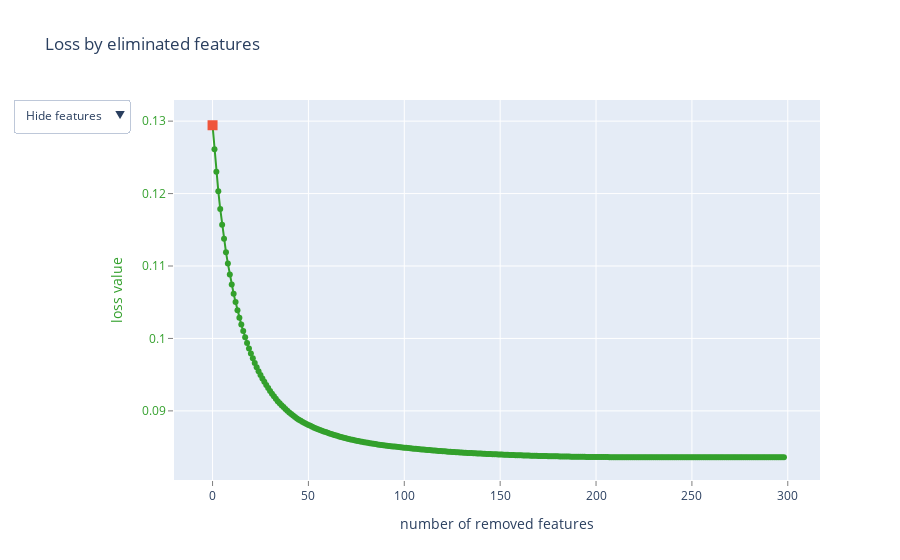
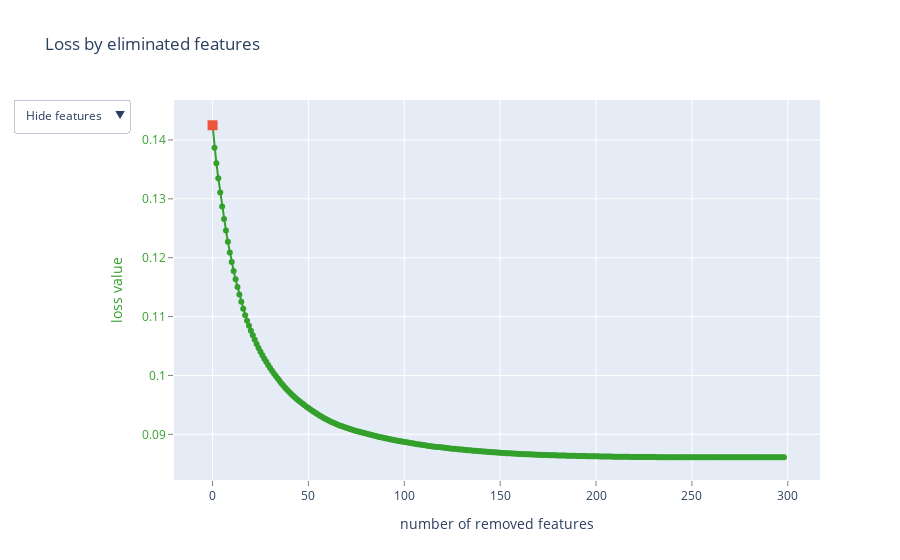
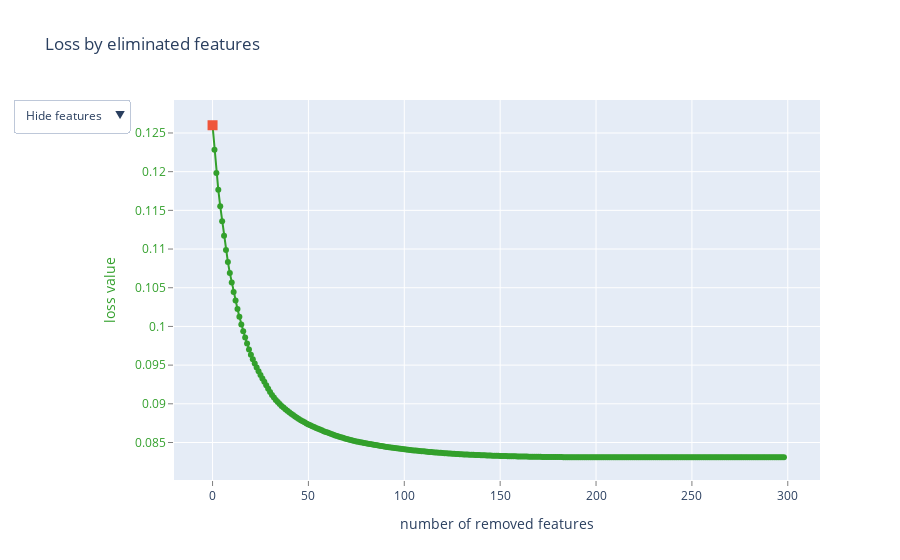

Notebook code cell kept with these figures, in order:
### Code cell
good_features = btscv_feature_selection(train_df, n_splits=3, train_size=5, test_size=3)

### Figure 1 — Plotly figure (JSON) as saved in the notebook; plotly's stock layout.template omitted (floating-point values rounded to 4 significant figures; data arrays with more than 128 entries replaced by an {"elided": "..."} marker saying what was removed)
{"data": [{"line": {"color": "rgb(51,160,44)"}, "mode": "lines+markers", "name": "", "text": {"elided": "299 str values"}, "type": "scatter", "x": {"elided": "299 int values"}, "y": {"elided": "299 float values"}}, {"marker": {"size": 10, "symbol": "square"}, "mode": "markers", "name": "", "text": [""], "type": "scatter", "x": [0], "y": [0.1294]}, {"mode": "text", "name": "", "text": {"elided": "299 str values"}, "textfont": {"color": "rgb(51,160,44)", "family": "sans serif", "size": 18}, "textposition": "bottom center", "type": "scatter", "visible": false, "x": {"elided": "299 int values"}, "y": {"elided": "299 float values"}}, {"mode": "text", "name": "", "text": {"elided": "299 str values"}, "textfont": {"color": "rgb(51,160,44)", "family": "sans serif", "size": 18}, "textposition": "bottom center", "type": "scatter", "visible": false, "x": {"elided": "299 int values"}, "y": {"elided": "299 float values"}}], "layout": {"autosize": true, "showlegend": false, "title": {"text": "Loss by eliminated features"}, "updatemenus": [{"active": 0, "buttons": [{"args": [{"visible": [true, true, false, false]}], "label": "Hide features", "method": "update"}, {"args": [{"visible": [true, true, true, false]}], "label": "Show indices", "method": "update"}, {"args": [{"visible": [true, true, false, true]}], "label": "Show names", "method": "update"}], "pad": {"r": 10, "t": 10}, "showactive": true, "x": -0.25, "xanchor": "left", "y": 1.03, "yanchor": "top"}], "xaxis": {"autorange": true, "gridcolor": "rgb(255,255,255)", "range": [-19.43, 316.4], "showgrid": true, "showline": false, "showticklabels": true, "tickcolor": "rgb(127,127,127)", "ticks": "outside", "title": {"text": "number of removed features"}, "type": "linear", "zeroline": false}, "yaxis": {"autorange": true, "gridcolor": "rgb(255,255,255)", "range": [0.07976, 0.134], "showgrid": true, "showline": false, "showticklabels": true, "tickcolor": "rgb(127,127,127)", "tickfont": {"color": "rgb(51,160,44)"}, "ticks": "outside", "title": {"font": {"color": "rgb(51,160,44)"}, "text": "loss value"}, "type": "linear", "zeroline": false}}}

### Figure 2 — Plotly figure (JSON) as saved in the notebook; plotly's stock layout.template omitted (floating-point values rounded to 4 significant figures; data arrays with more than 128 entries replaced by an {"elided": "..."} marker saying what was removed)
{"data": [{"line": {"color": "rgb(51,160,44)"}, "mode": "lines+markers", "name": "", "text": {"elided": "299 str values"}, "type": "scatter", "x": {"elided": "299 int values"}, "y": {"elided": "299 float values"}}, {"marker": {"size": 10, "symbol": "square"}, "mode": "markers", "name": "", "text": [""], "type": "scatter", "x": [0], "y": [0.1425]}, {"mode": "text", "name": "", "text": {"elided": "299 str values"}, "textfont": {"color": "rgb(51,160,44)", "family": "sans serif", "size": 18}, "textposition": "bottom center", "type": "scatter", "visible": false, "x": {"elided": "299 int values"}, "y": {"elided": "299 float values"}}, {"mode": "text", "name": "", "text": {"elided": "299 str values"}, "textfont": {"color": "rgb(51,160,44)", "family": "sans serif", "size": 18}, "textposition": "bottom center", "type": "scatter", "visible": false, "x": {"elided": "299 int values"}, "y": {"elided": "299 float values"}}], "layout": {"autosize": true, "showlegend": false, "title": {"text": "Loss by eliminated features"}, "updatemenus": [{"active": 0, "buttons": [{"args": [{"visible": [true, true, false, false]}], "label": "Hide features", "method": "update"}, {"args": [{"visible": [true, true, true, false]}], "label": "Show indices", "method": "update"}, {"args": [{"visible": [true, true, false, true]}], "label": "Show names", "method": "update"}], "pad": {"r": 10, "t": 10}, "showactive": true, "x": -0.25, "xanchor": "left", "y": 1.03, "yanchor": "top"}], "xaxis": {"autorange": true, "gridcolor": "rgb(255,255,255)", "range": [-19.43, 316.4], "showgrid": true, "showline": false, "showticklabels": true, "tickcolor": "rgb(127,127,127)", "ticks": "outside", "title": {"text": "number of removed features"}, "type": "linear", "zeroline": false}, "yaxis": {"autorange": true, "gridcolor": "rgb(255,255,255)", "range": [0.08138, 0.1482], "showgrid": true, "showline": false, "showticklabels": true, "tickcolor": "rgb(127,127,127)", "tickfont": {"color": "rgb(51,160,44)"}, "ticks": "outside", "title": {"font": {"color": "rgb(51,160,44)"}, "text": "loss value"}, "type": "linear", "zeroline": false}}}

### Figure 3 — Plotly figure (JSON) as saved in the notebook; plotly's stock layout.template omitted (floating-point values rounded to 4 significant figures; data arrays with more than 128 entries replaced by an {"elided": "..."} marker saying what was removed)
{"data": [{"line": {"color": "rgb(51,160,44)"}, "mode": "lines+markers", "name": "", "text": {"elided": "299 str values"}, "type": "scatter", "x": {"elided": "299 int values"}, "y": {"elided": "299 float values"}}, {"marker": {"size": 10, "symbol": "square"}, "mode": "markers", "name": "", "text": [""], "type": "scatter", "x": [0], "y": [0.126]}, {"mode": "text", "name": "", "text": {"elided": "299 str values"}, "textfont": {"color": "rgb(51,160,44)", "family": "sans serif", "size": 18}, "textposition": "bottom center", "type": "scatter", "visible": false, "x": {"elided": "299 int values"}, "y": {"elided": "299 float values"}}, {"mode": "text", "name": "", "text": {"elided": "299 str values"}, "textfont": {"color": "rgb(51,160,44)", "family": "sans serif", "size": 18}, "textposition": "bottom center", "type": "scatter", "visible": false, "x": {"elided": "299 int values"}, "y": {"elided": "299 float values"}}], "layout": {"autosize": true, "showlegend": false, "title": {"text": "Loss by eliminated features"}, "updatemenus": [{"active": 0, "buttons": [{"args": [{"visible": [true, true, false, false]}], "label": "Hide features", "method": "update"}, {"args": [{"visible": [true, true, true, false]}], "label": "Show indices", "method": "update"}, {"args": [{"visible": [true, true, false, true]}], "label": "Show names", "method": "update"}], "pad": {"r": 10, "t": 10}, "showactive": true, "x": -0.25, "xanchor": "left", "y": 1.03, "yanchor": "top"}], "xaxis": {"autorange": true, "gridcolor": "rgb(255,255,255)", "range": [-19.43, 316.4], "showgrid": true, "showline": false, "showticklabels": true, "tickcolor": "rgb(127,127,127)", "ticks": "outside", "title": {"text": "number of removed features"}, "type": "linear", "zeroline": false}, "yaxis": {"autorange": true, "gridcolor": "rgb(255,255,255)", "range": [0.0795, 0.1303], "showgrid": true, "showline": false, "showticklabels": true, "tickcolor": "rgb(127,127,127)", "tickfont": {"color": "rgb(51,160,44)"}, "ticks": "outside", "title": {"font": {"color": "rgb(51,160,44)"}, "text": "loss value"}, "type": "linear", "zeroline": false}}}
